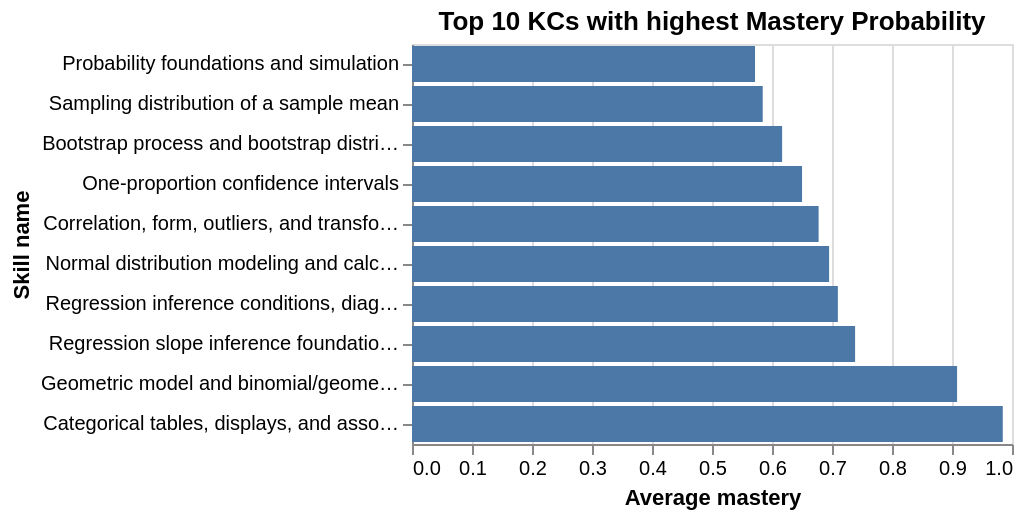

The notebook cell saved with this chart:
### Code cell
alt.Chart(kc_difficulty[-10:]).mark_bar().encode(
    x=alt.X('avg_mastery', title = 'Average mastery'),
    y=alt.Y('modeling_kc_label', sort='x', title = 'Skill name'),
    tooltip=alt.Tooltip(['avg_mastery'], title = 'Average mastery')
).properties(
    title = 'Top 10 KCs with highest Mastery Probability',
)

### Figure 1 — Vega-Lite specification as saved in the notebook (floating-point values rounded to 4 significant figures)
{"config": {"view": {"continuousWidth": 300, "continuousHeight": 300}}, "data": {"name": "data-ecb5dfec0f40d95d44904407cabf615d"}, "mark": {"type": "bar"}, "encoding": {"tooltip": [{"field": "avg_mastery", "title": "Average mastery", "type": "quantitative"}], "x": {"field": "avg_mastery", "title": "Average mastery", "type": "quantitative"}, "y": {"field": "modeling_kc_label", "sort": "x", "title": "Skill name", "type": "nominal"}}, "title": "Top 10 KCs with highest Mastery Probability", "$schema": "https://vega.github.io/schema/vega-lite/v6.4.1.json", "datasets": {"data-ecb5dfec0f40d95d44904407cabf615d": [{"modeling_kc_label": "Probability foundations and simulation", "avg_mastery": 0.5717}, {"modeling_kc_label": "Sampling distribution of a sample mean", "avg_mastery": 0.5845}, {"modeling_kc_label": "Bootstrap process and bootstrap distributions", "avg_mastery": 0.6169}, {"modeling_kc_label": "One-proportion confidence intervals", "avg_mastery": 0.6501}, {"modeling_kc_label": "Correlation, form, outliers, and transformations", "avg_mastery": 0.6777}, {"modeling_kc_label": "Normal distribution modeling and calculations", "avg_mastery": 0.6952}, {"modeling_kc_label": "Regression inference conditions, diagnostics, and scope", "avg_mastery": 0.7098}, {"modeling_kc_label": "Regression slope inference foundations and confidence intervals", "avg_mastery": 0.7385}, {"modeling_kc_label": "Geometric model and binomial/geometric choice", "avg_mastery": 0.9085}, {"modeling_kc_label": "Categorical tables, displays, and association", "avg_mastery": 0.9846}]}}
